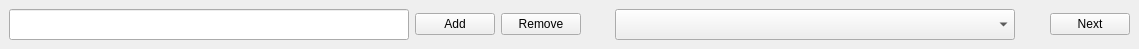
<?xml version="1.0" encoding="UTF-8"?>
<ui version="4.0">
 <class>MainWindow</class>
 <widget class="QMainWindow" name="MainWindow">
  <property name="geometry">
   <rect>
    <x>0</x>
    <y>0</y>
    <width>1139</width>
    <height>41</height>
   </rect>
  </property>
  <property name="contextMenuPolicy">
   <enum>Qt::PreventContextMenu</enum>
  </property>
  <property name="windowTitle">
   <string>Spiral</string>
  </property>
  <widget class="QWidget" name="centralwidget">
   <layout class="QHBoxLayout" name="horizontalLayout">
    <item>
     <widget class="QLineEdit" name="add_item_box">
      <property name="sizePolicy">
       <sizepolicy hsizetype="Preferred" vsizetype="Fixed">
        <horstretch>0</horstretch>
        <verstretch>0</verstretch>
       </sizepolicy>
      </property>
      <property name="minimumSize">
       <size>
        <width>400</width>
        <height>0</height>
       </size>
      </property>
      <property name="font">
       <font>
        <pointsize>14</pointsize>
       </font>
      </property>
     </widget>
    </item>
    <item>
     <widget class="QPushButton" name="add_button">
      <property name="text">
       <string>Add</string>
      </property>
     </widget>
    </item>
    <item>
     <widget class="QPushButton" name="remove_button">
      <property name="text">
       <string>Remove</string>
      </property>
     </widget>
    </item>
    <item>
     <spacer name="horizontalSpacer">
      <property name="orientation">
       <enum>Qt::Horizontal</enum>
      </property>
      <property name="sizeType">
       <enum>QSizePolicy::Preferred</enum>
      </property>
      <property name="sizeHint" stdset="0">
       <size>
        <width>40</width>
        <height>20</height>
       </size>
      </property>
     </spacer>
    </item>
    <item>
     <widget class="QComboBox" name="interests_combo_box">
      <property name="minimumSize">
       <size>
        <width>400</width>
        <height>0</height>
       </size>
      </property>
      <property name="font">
       <font>
        <pointsize>14</pointsize>
       </font>
      </property>
     </widget>
    </item>
    <item>
     <spacer name="horizontalSpacer_2">
      <property name="orientation">
       <enum>Qt::Horizontal</enum>
      </property>
      <property name="sizeHint" stdset="0">
       <size>
        <width>40</width>
        <height>20</height>
       </size>
      </property>
     </spacer>
    </item>
    <item>
     <widget class="QPushButton" name="next_button">
      <property name="text">
       <string>Next</string>
      </property>
     </widget>
    </item>
   </layout>
  </widget>
 </widget>
 <resources/>
 <connections/>
</ui>
